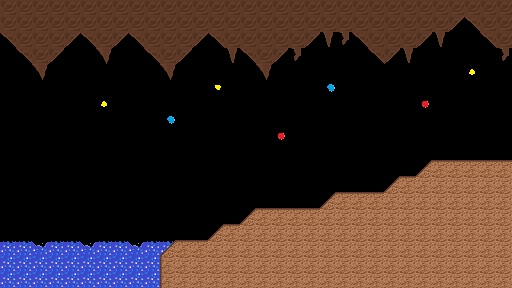

This game map was drawn from its Tiled (.tmx) file and the tilesets committed beside it. A one-line description and the trimmed map source follow:
An orthogonal 32x18 tile map with 16x16 px tiles, 2 tile layers (topwall, ground).

<map version="1.0" orientation="orthogonal" width="32" height="18" tilewidth="16" tileheight="16">
 <tileset firstgid="1" name="Tileset2" tilewidth="16" tileheight="16">
  <image source="TileSetA.png" trans="ffe1e1" width="96" height="64" />
 </tileset>
 <layer name="topwall" width="32" height="18">
  <data>[576 cells, 553 non-empty, 14 distinct tile ids]</data>
 </layer>
 <layer name="ground" width="32" height="18">
  <data>[576 cells, 221 non-empty, 5 distinct tile ids]</data>
 </layer>
</map>
